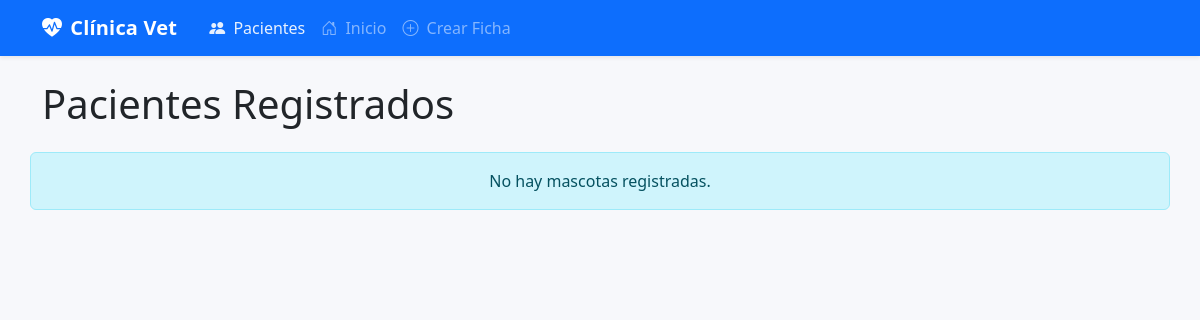
The app's page /, older data.
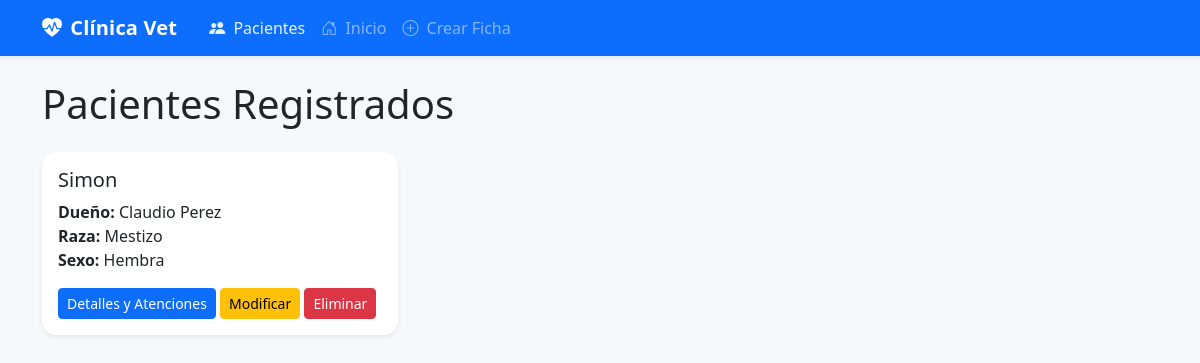
The same page, newer data.
### principal/models.py (models this page shows, shortened)
class FichaMascota(models.Model):
    idficha_mascota = models.AutoField(primary_key=True, db_column='idficha_mascota')
    nombre = models.CharField(max_length=45)
    num_chip = models.CharField(max_length=45, blank=True, null=True)
    sexo = models.CharField(max_length=1, choices=SEXO_CHOICES)
    fecha_nacimiento = models.DateField()
    raza = models.CharField(max_length=45)
    dueño = models.ForeignKey(Dueno, on_delete=models.CASCADE)
    asistente = models.ForeignKey(Asistente, on_delete=models.SET_NULL, null=True)

class Dueno(models.Model):
    id = models.AutoField(primary_key=True, db_column='iddueño')
    run = models.CharField(max_length=45, unique=True)
    nombres = models.CharField(max_length=45)
    apellidos = models.CharField(max_length=45)
    email = models.EmailField(max_length=45)
    fono_contacto1 = models.CharField(max_length=45)
    fono_contacto2 = models.CharField(max_length=45, blank=True, null=True)

### principal/views.py (the view)
# urls.py: path('', views.lista_mascotas, name='lista_mascotas'),
def lista_mascotas(request):
    mascotas = FichaMascota.objects.all()
    return render(request, 'principal/lista_mascotas.html', {'mascotas': mascotas})

### principal/templates/principal/lista_mascotas.html (shortened to what this page needs)
{% extends 'principal/base.html' %}
{% block content %}
    <h1 class="mb-4">Pacientes Registrados</h1>
    <div class="row">
        {% for mascota in mascotas %}
        <div class="col-md-4 mb-4">
            <div class="card h-100 shadow-sm">
                <div class="card-body">
                    <h5 class="card-title">{{ mascota.nombre }}</h5>
                    <p class="card-text">
                        <strong>Dueño:</strong> {{ mascota.dueño.nombres }} {{ mascota.dueño.apellidos }}<br>
                        <strong>Raza:</strong> {{ mascota.raza }}<br>
                        <strong>Sexo:</strong> {{ mascota.get_sexo_display }}
                    </p>
                    <a href="{% url 'detalle_mascota' mascota.pk %}" class="btn btn-primary btn-sm">
                         Detalles y Atenciones
                    </a>
                    <a href="{% url 'modificar_ficha_mascota' mascota.pk %}" class="btn btn-warning btn-sm">
                         Modificar
                    </a>
                    <a href="{% url 'eliminar_ficha_mascota' mascota.pk %}" class="btn btn-danger btn-sm">
                         Eliminar
                    </a>
                </div>
            </div>
        </div>
        {% empty %}
        <div class="alert alert-info w-100 text-center" role="alert">
            No hay mascotas registradas.
        </div>
        {% endfor %}
    </div>
{% endblock %}

Row changes from the older to the newer data that the page shows:
added FichaMascota: nombre "Simon", dueño.nombres "Claudio", dueño.apellidos "Perez", raza "Mestizo", sexo "Hembra"
Text that changed along with them:
text no longer shown: "No hay mascotas registradas."
